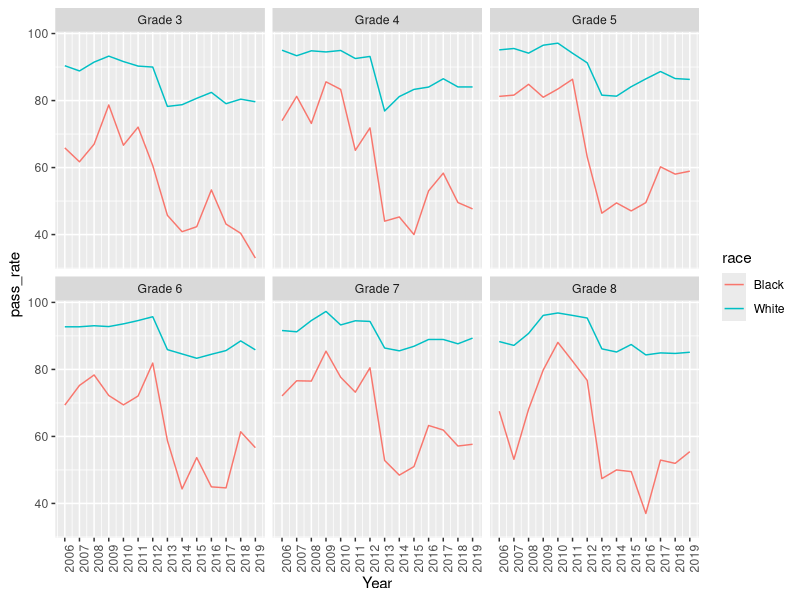
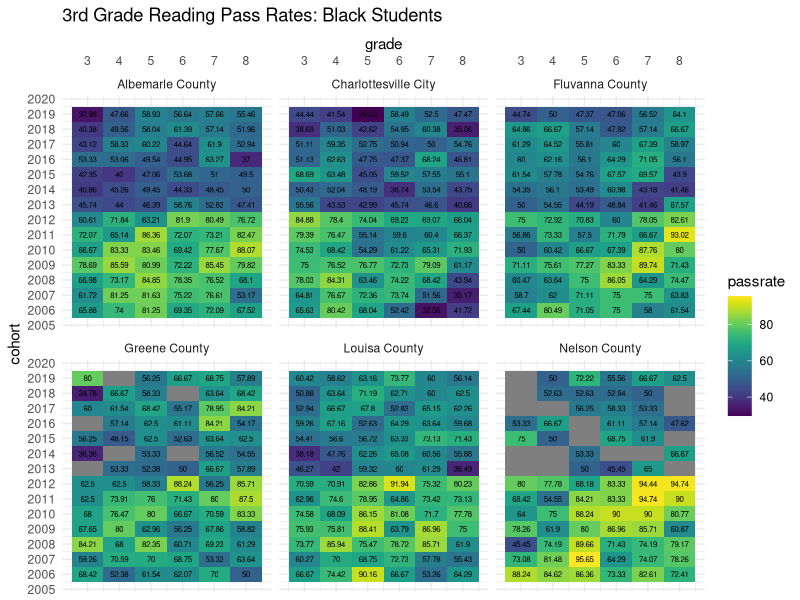
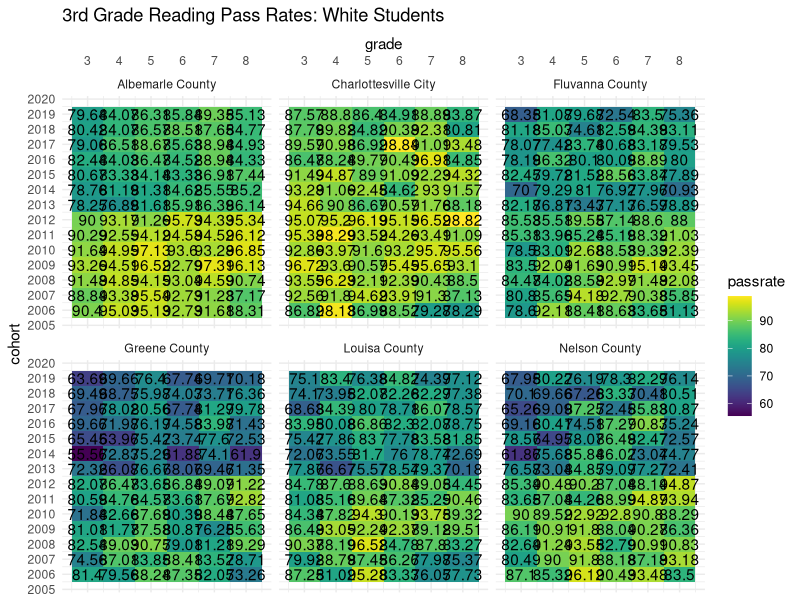
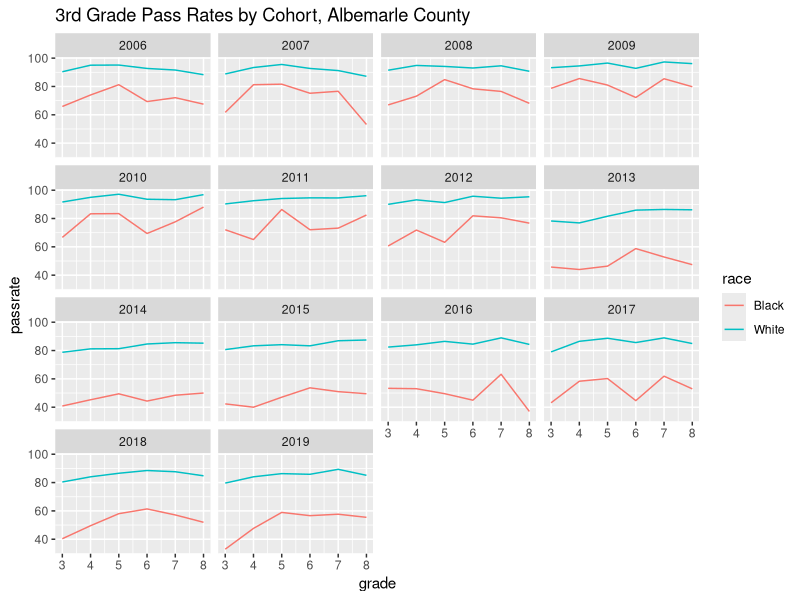
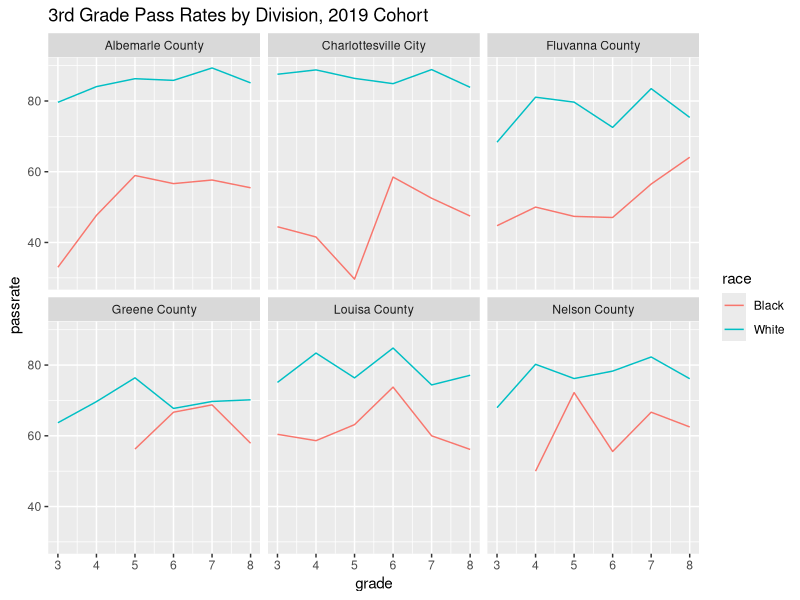

Source code (R) for these figures, in order:
# SOL reading pass rates: division metrics and cohort metrics
#   division level (school level in next phase)
#   Black-White students
# MPC

# set up
library(tidyverse)
library(RColorBrewer)

setwd("cvilleequity_readingsol")

# read in data
division <- read_csv("data/division_blackwhite.csv")
names(division) <- tolower(str_replace(names(division), " ", "_"))

division <- division %>% 
  mutate(ayear = as.numeric(str_sub(school_year, 6,9)),
         grade = as.numeric(str_sub(test_level, 7,7)),
         pass_rate = as.numeric(pass_rate),
         total_count = as.numeric(total_count),
         race = recode(race, "Black, not of Hispanic origin" = "Black",
                       "White, not of Hispanic origin" = "White"))

# Examine by year
# division by year: Albemarle
division %>% filter(division_name == "Albemarle County") %>% 
ggplot(aes(x = ayear, y = pass_rate, color = race)) +
  geom_line() + 
  scale_x_continuous(name = "Year", breaks =seq(2006,2019,1)) +
  facet_wrap(~test_level) +
  theme(axis.text.x = element_text(angle = 90))
# 2013 appears to be year the pass threshold changes
# more variation across divisions in older grades?


# Make cohorts - wide
# make a function to do this 
cohortize <- function(df, gr, gp) {
  cols <- c("pass", "total")
  df <- df %>% 
    filter(grade == gr, race == gp) %>% 
    mutate(cohort = ayear) %>% 
    select(division_number, division_name, cohort, race, pass = pass_rate, total = total_count) %>% 
    rename_with(.fn = ~paste0(., gr), .cols = all_of(cols))
}

cohort8b <- cohortize(division, 8, "Black")
cohort7b <- cohortize(division, 7, "Black")
cohort6b <- cohortize(division, 6, "Black")
cohort5b <- cohortize(division, 5, "Black")
cohort4b <- cohortize(division, 4, "Black")
cohort3b <- cohortize(division, 3, "Black")

cohortb <- cohort3b %>% 
  full_join(cohort4b) %>% 
  full_join(cohort5b) %>% 
  full_join(cohort6b) %>% 
  full_join(cohort7b) %>% 
  full_join(cohort8b) %>% 
  arrange(division_name, cohort)

cohort8w <- cohortize(division, 8, "White")
cohort7w <- cohortize(division, 7, "White")
cohort6w <- cohortize(division, 6, "White")
cohort5w <- cohortize(division, 5, "White")
cohort4w <- cohortize(division, 4, "White")
cohort3w <- cohortize(division, 3, "White")

cohortw <- cohort3w %>% 
  full_join(cohort4w) %>% 
  full_join(cohort5w) %>% 
  full_join(cohort6w) %>% 
  full_join(cohort7w) %>% 
  full_join(cohort8w) %>% 
  arrange(division_name, cohort)

cohort <- rbind(cohortb, cohortw)


# heatmap version, better way
# make data long, and use ggplot
cohort_long <- cohort %>% 
  select(division_name, cohort, race, starts_with("pass")) %>% 
  pivot_longer(cols = starts_with("pass"), 
               names_to = "grade", names_prefix = "pass", names_transform = list(grade = as.integer),
               values_to = "passrate")

ggplot(filter(cohort_long, race == "Black"), aes(grade, cohort)) +
  geom_tile(aes(fill = passrate)) +
  geom_text(aes(label = passrate), size = 2) +
  scale_x_continuous(position = "top", breaks = seq(3,8,1)) +
  scale_y_continuous(breaks = seq(2005,2025,1)) +
  facet_wrap(~division_name) +
  labs(title = "3rd Grade Reading Pass Rates: Black Students") + 
  viridis::scale_fill_viridis() +
  theme_minimal()

ggplot(filter(cohort_long, race == "White"), aes(grade, cohort)) +
  geom_tile(aes(fill = passrate)) +
  geom_text(aes(label = passrate)) +
  scale_x_continuous(position = "top", breaks = seq(3,8,1)) +
  scale_y_continuous(breaks = seq(2005,2025,1)) +
  facet_wrap(~division_name) +
  labs(title = "3rd Grade Reading Pass Rates: White Students") + 
  viridis::scale_fill_viridis() +
  theme_minimal()

# line plot versions
ggplot(filter(cohort_long, division_name == "Albemarle County"), aes(x = grade, y = passrate, color = race)) +
  geom_line() + labs(title = "3rd Grade Pass Rates by Cohort, Albemarle County") + 
  facet_wrap(~cohort)

ggplot(filter(cohort_long, cohort == 2019), aes(x = grade, y = passrate, color = race)) +
  geom_line() + labs(title = "3rd Grade Pass Rates by Division, 2019 Cohort") +
  facet_wrap(~division_name)

# Save data for use
saveRDS(division, file = "division_blackwhite.rds")
saveRDS(cohort, file = "cohortdivision_blackwhite.rds")
